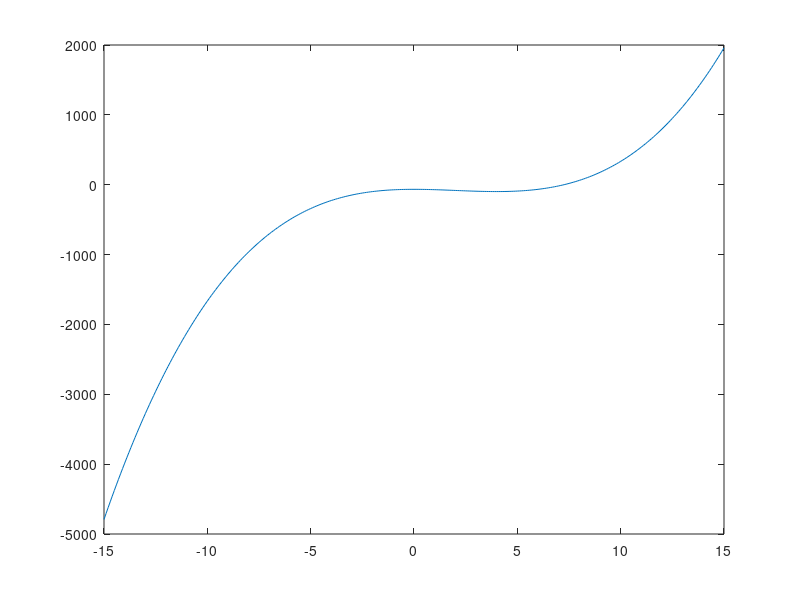

This figure's MATLAB source:
% Octave Script
% Title		    :Funciones Algebraicas: Polinomiales y Racionales (EjercicioNum_6)
% Correo        :orlandourbanotrejo@gmail.com
% Description   :Script para graficar funciones y ver si son funciones polinomiales o racionales.
% Author	    :Orlando Urbano Trejo (Lando)
% Date		    :17_11_2021
% Version	    :1
% Usage		    :octave>path/EjercicioNum_6
%		        :Requiere aplicaci�n octave, usar linea de comandos
%		        :https://octaveintro.readthedocs.io/en/latest/index.html

clear
% Dominio de la funci�n
x= -15:0.1:15
% Regla de correspondencia
fx= x.^3 - 6.*x.^2 + 11.* -6
disp ('La expresi�n corresponde a una Funci�n Polinomica');
disp ('Los puntos donde f(x)=0 son los puntos (0,-6), (1,0), (2,0), (3,0)');
% Plotear funci�n
plot (x, fx)
